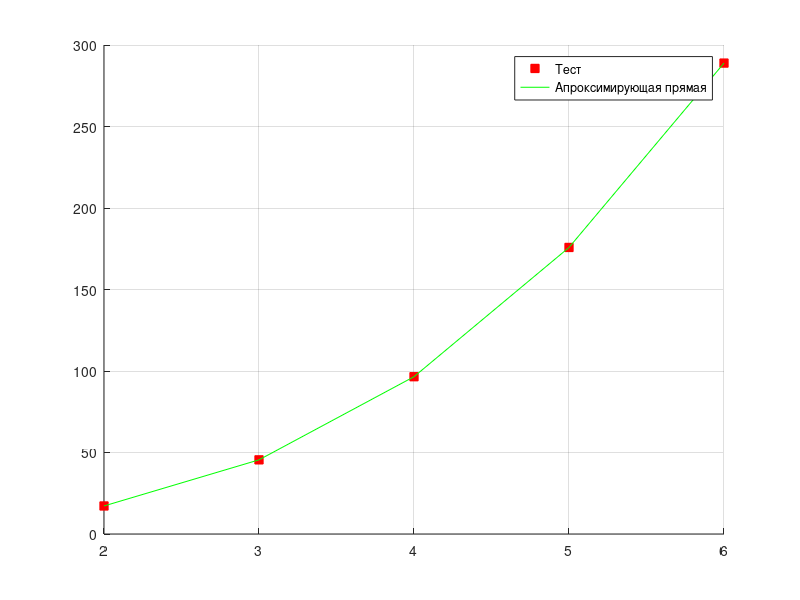

Write MATLAB code to recreate this figure.
n = 5; %Кол-во измерений
x = [2 : 6];
y = [17.2, 45.5, 96.5, 175.8, 288.9];

s(1,1) = n;
s(2, 1) = sum(x);
s(1, 2) = s(2, 1);
s(2, 2) = sum(x.^2);

s(3, 1) = sum(x.^2);
s(3, 2) = sum(x.^3);
s(1, 3) = s(3, 1);
s(2, 3) = s(3, 2);
s(3, 3) = sum(x.^4);

s(4, 1) = sum(x.^3);
s(1, 4) = s(4, 1);
s(4, 2) = sum(x.^4);
s(2, 4) = s(4, 2);
s(4, 3) = sum(x.^5);
s(3, 4) = s(4, 3);
s(4, 4) = sum(x.^6)

b = [sum(y); sum(y*x'); sum(y*x'.^2); sum(y*x'.^3)]
a = s\b

y2 = a(1) + a(2)*x + a(3)*x.^2 + a(4)*x.^3
hold on; grid on;
plot(x, y, 'linestyle', 'none', 'marker', 's', 'color', 'r', 'markerfacecolor', 'r');
plot(x, y2, 'color', 'g');
legend('Тест', 'Апроксимирующая прямая')
